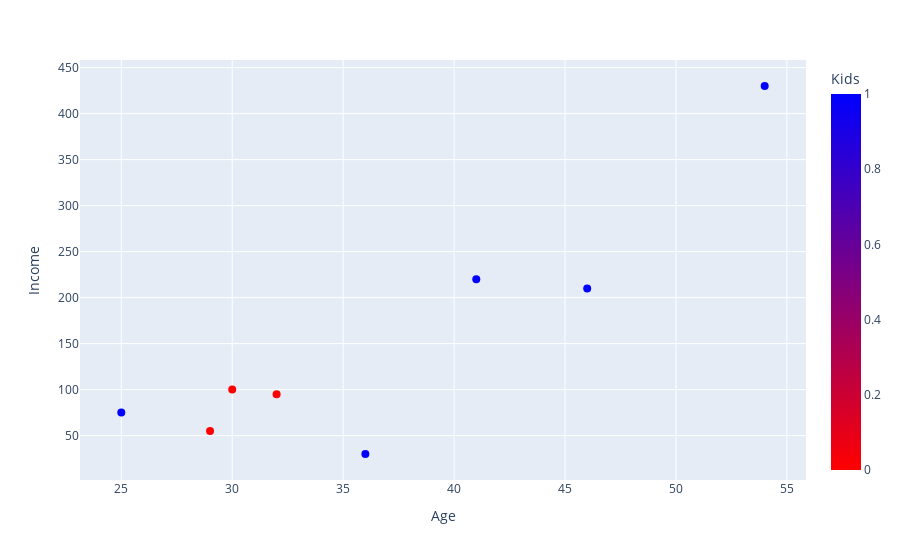

This figure's notebook cell:
### Markdown cell above
There are 5 observations for `Has Kid` class and 3 observations for `Doesn't have kid`. Let's also plot these data points and visualize it with the graph.

### Code cell
# Ploting our dataset
fig = px.scatter(data, x="Age", y="Income", color="Kids", color_continuous_scale='Bluered_r')
fig.update_traces(marker_size=8)
fig.show()

### Figure 1 — Plotly figure (JSON) as saved in the notebook; plotly's stock layout.template omitted (floating-point values rounded to 4 significant figures)
{"data": [{"hovertemplate": "Age=%{x}<br>Income=%{y}<br>Kids=%{marker.color}<extra></extra>", "legendgroup": "", "marker": {"color": [0, 1, 1, 1, 0, 1, 0, 1], "coloraxis": "coloraxis", "size": 8, "symbol": "circle"}, "mode": "markers", "name": "", "orientation": "v", "showlegend": false, "type": "scatter", "x": [32, 46, 25, 36, 29, 54, 30, 41], "xaxis": "x", "y": [95, 210, 75, 30, 55, 430, 100, 220], "yaxis": "y"}], "layout": {"coloraxis": {"colorbar": {"title": {"text": "Kids"}}, "colorscale": [[0, "rgb(255,0,0)"], [1, "rgb(0,0,255)"]]}, "legend": {"tracegroupgap": 0}, "margin": {"t": 60}, "xaxis": {"anchor": "y", "domain": [0, 1], "title": {"text": "Age"}}, "yaxis": {"anchor": "x", "domain": [0, 1], "title": {"text": "Income"}}}}
